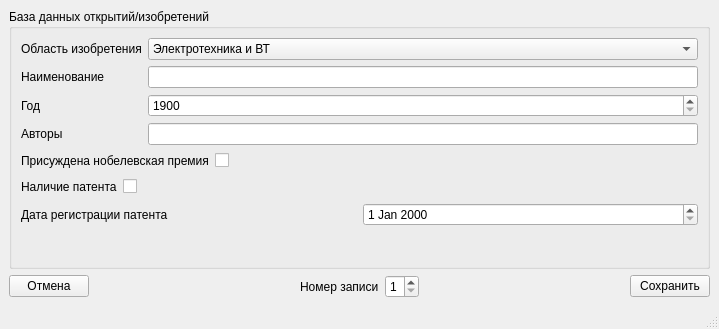
<?xml version="1.0" encoding="UTF-8"?>
<ui version="4.0">
 <class>MainWindow</class>
 <widget class="QMainWindow" name="MainWindow">
  <property name="geometry">
   <rect>
    <x>0</x>
    <y>0</y>
    <width>719</width>
    <height>329</height>
   </rect>
  </property>
  <property name="windowTitle">
   <string>MainWindow</string>
  </property>
  <widget class="QWidget" name="centralwidget">
   <layout class="QHBoxLayout" name="horizontalLayout_14">
    <item>
     <layout class="QVBoxLayout" name="verticalLayout_6">
      <item>
       <widget class="QGroupBox" name="groupBox">
        <property name="title">
         <string>База данных открытий/изобретений</string>
        </property>
        <layout class="QVBoxLayout" name="verticalLayout_7">
         <item>
          <layout class="QFormLayout" name="formLayout_4">
           <item row="0" column="0">
            <widget class="QLabel" name="label_16">
             <property name="text">
              <string>Область изобретения</string>
             </property>
            </widget>
           </item>
           <item row="0" column="1">
            <widget class="QComboBox" name="oblastCombo_3">
             <item>
              <property name="text">
               <string>Электротехника и ВТ</string>
              </property>
             </item>
             <item>
              <property name="text">
               <string>Химия</string>
              </property>
             </item>
             <item>
              <property name="text">
               <string>Физика</string>
              </property>
             </item>
             <item>
              <property name="text">
               <string>Биология</string>
              </property>
             </item>
             <item>
              <property name="text">
               <string>Математика</string>
              </property>
             </item>
            </widget>
           </item>
           <item row="1" column="0">
            <widget class="QLabel" name="label_17">
             <property name="text">
              <string>Наименование</string>
             </property>
            </widget>
           </item>
           <item row="1" column="1">
            <widget class="QLineEdit" name="name_3">
             <property name="maxLength">
              <number>60</number>
             </property>
            </widget>
           </item>
           <item row="2" column="0">
            <widget class="QLabel" name="label_18">
             <property name="text">
              <string>Год</string>
             </property>
            </widget>
           </item>
           <item row="2" column="1">
            <widget class="QSpinBox" name="year_3">
             <property name="minimum">
              <number>1900</number>
             </property>
             <property name="maximum">
              <number>2023</number>
             </property>
            </widget>
           </item>
           <item row="3" column="0">
            <widget class="QLabel" name="label_19">
             <property name="text">
              <string>Авторы</string>
             </property>
            </widget>
           </item>
           <item row="3" column="1">
            <widget class="QLineEdit" name="autors_3">
             <property name="maxLength">
              <number>100</number>
             </property>
            </widget>
           </item>
          </layout>
         </item>
         <item>
          <layout class="QHBoxLayout" name="horizontalLayout_9">
           <item>
            <widget class="QLabel" name="label_20">
             <property name="text">
              <string>Присуждена нобелевская премия</string>
             </property>
            </widget>
           </item>
           <item>
            <widget class="QCheckBox" name="nobel_3">
             <property name="text">
              <string/>
             </property>
            </widget>
           </item>
           <item>
            <spacer name="horizontalSpacer_7">
             <property name="orientation">
              <enum>Qt::Horizontal</enum>
             </property>
             <property name="sizeHint" stdset="0">
              <size>
               <width>40</width>
               <height>20</height>
              </size>
             </property>
            </spacer>
           </item>
          </layout>
         </item>
         <item>
          <layout class="QHBoxLayout" name="horizontalLayout_10">
           <item>
            <widget class="QLabel" name="label_21">
             <property name="text">
              <string>Наличие патента</string>
             </property>
            </widget>
           </item>
           <item>
            <widget class="QCheckBox" name="patent_3">
             <property name="text">
              <string/>
             </property>
            </widget>
           </item>
           <item>
            <spacer name="horizontalSpacer_8">
             <property name="orientation">
              <enum>Qt::Horizontal</enum>
             </property>
             <property name="sizeHint" stdset="0">
              <size>
               <width>40</width>
               <height>20</height>
              </size>
             </property>
            </spacer>
           </item>
          </layout>
         </item>
         <item>
          <layout class="QHBoxLayout" name="horizontalLayout_11">
           <item>
            <widget class="QLabel" name="label_22">
             <property name="text">
              <string>Дата регистрации патента</string>
             </property>
            </widget>
           </item>
           <item>
            <widget class="QDateEdit" name="patent_data_3">
             <property name="maximumDate">
              <date>
               <year>2023</year>
               <month>10</month>
               <day>18</day>
              </date>
             </property>
             <property name="minimumDate">
              <date>
               <year>1900</year>
               <month>1</month>
               <day>1</day>
              </date>
             </property>
            </widget>
           </item>
          </layout>
         </item>
         <item>
          <spacer name="verticalSpacer_3">
           <property name="orientation">
            <enum>Qt::Vertical</enum>
           </property>
           <property name="sizeHint" stdset="0">
            <size>
             <width>20</width>
             <height>40</height>
            </size>
           </property>
          </spacer>
         </item>
        </layout>
       </widget>
      </item>
      <item>
       <layout class="QHBoxLayout" name="horizontalLayout_12">
        <item>
         <widget class="QPushButton" name="btnOtmena_2">
          <property name="text">
           <string>Отмена</string>
          </property>
         </widget>
        </item>
        <item>
         <layout class="QHBoxLayout" name="horizontalLayout_13">
          <item>
           <spacer name="horizontalSpacer_9">
            <property name="orientation">
             <enum>Qt::Horizontal</enum>
            </property>
            <property name="sizeHint" stdset="0">
             <size>
              <width>40</width>
              <height>20</height>
             </size>
            </property>
           </spacer>
          </item>
          <item>
           <widget class="QLabel" name="label_23">
            <property name="text">
             <string>Номер записи</string>
            </property>
           </widget>
          </item>
          <item>
           <widget class="QSpinBox" name="zapisNum_2">
            <property name="enabled">
             <bool>true</bool>
            </property>
            <property name="minimum">
             <number>1</number>
            </property>
            <property name="maximum">
             <number>2</number>
            </property>
           </widget>
          </item>
          <item>
           <spacer name="horizontalSpacer_10">
            <property name="orientation">
             <enum>Qt::Horizontal</enum>
            </property>
            <property name="sizeHint" stdset="0">
             <size>
              <width>40</width>
              <height>20</height>
             </size>
            </property>
           </spacer>
          </item>
         </layout>
        </item>
        <item>
         <widget class="QPushButton" name="btnSave_2">
          <property name="text">
           <string>Сохранить</string>
          </property>
         </widget>
        </item>
       </layout>
      </item>
     </layout>
    </item>
   </layout>
  </widget>
  <widget class="QMenuBar" name="menubar">
   <property name="geometry">
    <rect>
     <x>0</x>
     <y>0</y>
     <width>719</width>
     <height>21</height>
    </rect>
   </property>
  </widget>
  <widget class="QStatusBar" name="statusbar"/>
 </widget>
 <resources/>
 <connections/>
</ui>
